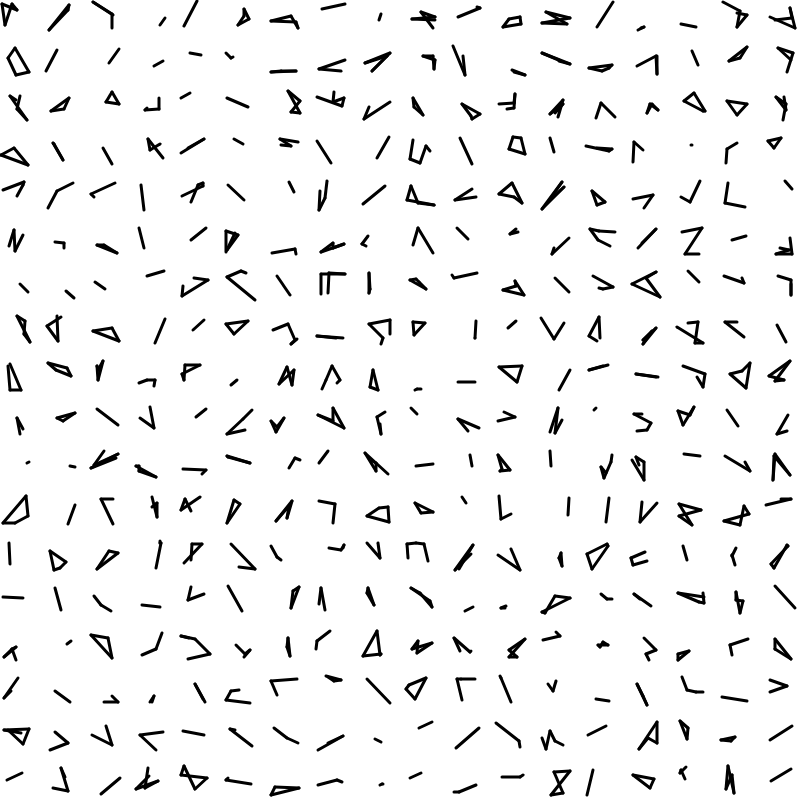
Frame 1 (no input)
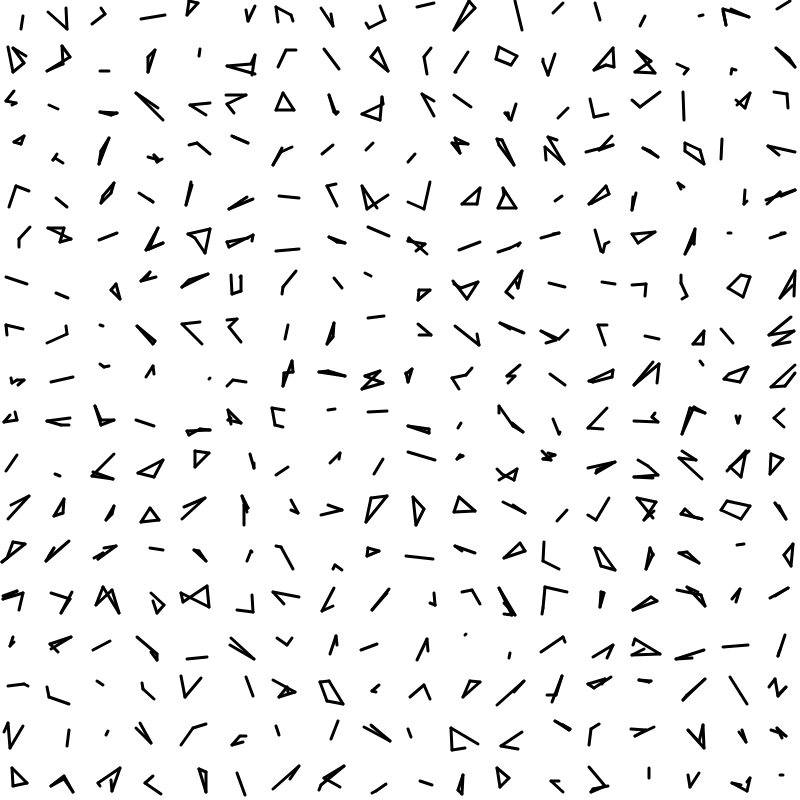
Frame 2 (the mouse pressed at the canvas centre, redrawn once)

The p5.js sketch that drew these frames (run headless with seeded random() and noise() and a simulated clock; the mouse was pressed at the canvas centre and the sketch redrawn once):

// p5.js sketch
// ── sketch.js
var canvasSize = screen.width;

var miniCanvasSize = 30;
var padding = 15;

function setup() {
  createCanvas(canvasSize, canvasSize);
  noLoop();
}

//draw single random line in each square
function lineArt1(xPos, yPos) {
  var startingXPos = Math.floor(Math.random() * miniCanvasSize + 1) + xPos;
  var startingYPos = Math.floor(Math.random() * miniCanvasSize + 1) + yPos;

  var endingXPos = Math.floor(Math.random() * miniCanvasSize + 1) + xPos;
  var endingYPos = Math.floor(Math.random() * miniCanvasSize + 1) + yPos;

  strokeWeight(3);
  line(startingXPos, startingYPos, endingXPos, endingYPos);
}

//helper
function recursiveDraw(
  initX,
  initY,
  startingXPos,
  startingYPos,
  numberOfLines,
  xOffset,
  yOffset,
  desireToCloseShape
) {
  var endingXPos = Math.floor(Math.random() * miniCanvasSize + 1) + xOffset;
  var endingYPos = Math.floor(Math.random() * miniCanvasSize + 1) + yOffset;

  strokeWeight(3);
  line(startingXPos, startingYPos, endingXPos, endingYPos);

  numberOfLines--;
  if (desireToCloseShape && numberOfLines == 1) {
    //final line
    line(endingXPos, endingYPos, initX, initY);
  } else if (numberOfLines > 0) {
    recursiveDraw(
      initX,
      initY,
      endingXPos,
      endingYPos,
      numberOfLines,
      xOffset,
      yOffset,
      desireToCloseShape
    );
  }
}

//random ability to continue the segment in a new direction
function lineArt2(xOffset, yOffset) {
  var numberOfLines = Math.floor(Math.random() * 3) + 1;
  var startingXPos = Math.floor(Math.random() * miniCanvasSize + 1) + xOffset;
  var startingYPos = Math.floor(Math.random() * miniCanvasSize + 1) + yOffset;

  recursiveDraw(
    startingXPos,
    startingYPos,
    startingXPos,
    startingYPos,
    numberOfLines,
    xOffset,
    yOffset,
    0
  );
}

var maxLines = 4;
var maxLinesToggle = true;

//add desire to close the lines and create a full shape
function lineArt3(xOffset, yOffset) {
  var numberOfLines = Math.floor(Math.random() * maxLines) + 1;
  var desireToCloseShape = 0;
  if (numberOfLines >= 3) {
    desireToCloseShape = Math.floor(Math.random() * 2);
  }
  var startingXPos = Math.floor(Math.random() * miniCanvasSize + 1) + xOffset;
  var startingYPos = Math.floor(Math.random() * miniCanvasSize + 1) + yOffset;

  recursiveDraw(
    startingXPos,
    startingYPos,
    startingXPos,
    startingYPos,
    numberOfLines,
    xOffset,
    yOffset,
    desireToCloseShape
  );
}

function draw() {
  var x = 0;
  var y = 0;

  clear();

  for (var xPos = 0; xPos < canvasSize / (miniCanvasSize + padding); xPos++) {
    for (var yPos = 0; yPos < canvasSize / (miniCanvasSize + padding); yPos++) {
      var xToSend = xPos * (miniCanvasSize + padding);
      var yToSend = yPos * (miniCanvasSize + padding);
      lineArt3(xToSend, yToSend);
    }
  }

  //   setTimeout(() => {
  //     draw();
  //     maxLines++;
  //   }, Math.random() * 750);
}

// ── sketch2.js
var canvasWidth = screen.width;
var canvasHeight = screen.height;

var miniCanvasSize = 100;
var padding = 10;

var maxLines = 10;

var allData = [];

function generateArt(xOffset, yOffset) {
  var numberOfLines = Math.floor(Math.random() * maxLines) + 1;
  var desireToCloseShape = 0;
  if (numberOfLines >= 3) {
    desireToCloseShape = Math.floor(Math.random() * 2);
  }

  var tempPointsCollection = [];
  for (var numLines = 0; numLines < numberOfLines + 1; numLines++) {
    var randomX = 0;
    var randomY = 0;
    if (desireToCloseShape && numLines == numberOfLines) {
      //make last one the first one if desireToClose
      randomX = tempPointsCollection[0].x;
      randomY = tempPointsCollection[0].y;
    } else {
      randomX = Math.floor(Math.random() * miniCanvasSize + 1) + xOffset;
      randomY = Math.floor(Math.random() * miniCanvasSize + 1) + yOffset;
    }
    tempPointsCollection.push({ x: randomX, y: randomY });
  }
  allData.push(tempPointsCollection);
}

function setup() {
  createCanvas(canvasWidth, canvasHeight);
  //   noLoop();
  strokeWeight(1);

  var x = 0;
  var y = 0;

  for (var xPos = 0; xPos < canvasWidth / (miniCanvasSize + padding); xPos++) {
    for (
      var yPos = 0;
      yPos < canvasHeight / (miniCanvasSize + padding);
      yPos++
    ) {
      var startX = xPos * (miniCanvasSize + padding);
      var startY = yPos * (miniCanvasSize + padding);
      generateArt(startX, startY);
    }
  }
}

function drawMiniCanvas(points) {
  //draw lines!
  if (points[iterationRound + 1]) {
    line(
      points[iterationRound].x,
      points[iterationRound].y,
      lerp(points[iterationRound].x, points[iterationRound + 1].x, step),
      lerp(points[iterationRound].y, points[iterationRound + 1].y, step)
    );

    //does weird curve thing!
    // noFill();
    // curve(
    //   randomX1,
    //   randomY1,
    //   points[iterationRound].x,
    //   points[iterationRound].y,
    //   lerp(points[iterationRound].x, points[iterationRound + 1].x, step),
    //   lerp(points[iterationRound].y, points[iterationRound + 1].y, step),
    //   randomX2,
    //   randomY2
    // );
  }
}

var step = 0;
var iterationRound = 0;

//only used for curves
var randomX1 = 0;
var randomX2 = 0;
var randomY1 = 0;
var randomY2 = 0;

function draw() {
  for (var i = 0; i < allData.length; i++) {
    drawMiniCanvas(allData[i]);
  }

  if (step < 1) {
    step += 0.02;
  } else if (iterationRound < maxLines) {
    step = 0;
    iterationRound++;

    //only used for curves
    // randomX1 = Math.floor(Math.random() * canvasWidth);
    // randomY1 = Math.floor(Math.random() * canvasHeight);
    // randomX2 = Math.floor(Math.random() * canvasWidth);
    // randomY2 = Math.floor(Math.random() * canvasHeight);
  }
}

// ── sketch3.js
var canvasWidth = screen.width;
var canvasHeight = screen.height;

var miniCanvasSize = 60;
var padding = 15;

var maxLines = 6;

var allData = [];

function generateArt(xOffset, yOffset) {
  var numberOfLines = Math.floor(Math.random() * maxLines) + 1;
  var desireToCloseShape = 0;
  if (numberOfLines >= 3) {
    // desireToCloseShape = Math.floor(Math.random() * 2);
    desireToCloseShape = 1;
  }

  var tempPointsCollection = [];
  for (var numLines = 0; numLines < numberOfLines + 1; numLines++) {
    var randomX = 0;
    var randomY = 0;
    if (desireToCloseShape && numLines == numberOfLines) {
      //make last one the first one if desireToClose
      randomX = tempPointsCollection[0].x;
      randomY = tempPointsCollection[0].y;
    } else {
      randomX = Math.floor(Math.random() * miniCanvasSize + 1) + xOffset;
      randomY = Math.floor(Math.random() * miniCanvasSize + 1) + yOffset;
    }
    tempPointsCollection.push({ x: randomX, y: randomY });
  }
  allData.push(tempPointsCollection);
}

function setup() {
  frameRate(60);
  createCanvas(canvasWidth, canvasHeight);
  //   noLoop();
  strokeWeight(2);

  var x = 0;
  var y = 0;

  for (var yPos = 0; yPos < canvasHeight / (miniCanvasSize + padding); yPos++) {
    for (
      var xPos = 0;
      xPos < canvasWidth / (miniCanvasSize + padding);
      xPos++
    ) {
      var startX = xPos * (miniCanvasSize + padding);
      var startY = yPos * (miniCanvasSize + padding);
      generateArt(startX, startY);
    }
  }
}

function drawMiniCanvas(points) {
  line(
    points[iterationRound].x,
    points[iterationRound].y,
    lerp(points[iterationRound].x, points[iterationRound + 1].x, step),
    lerp(points[iterationRound].y, points[iterationRound + 1].y, step)
  );
}

var step = 0;
let stepSpeed = 0.5;
var iterationRound = 0;
var newRandom = 0.1;

var miniCanvasCounter = 0;

function draw() {
  drawMiniCanvas(allData[miniCanvasCounter]);

  if (step < 1) {
    // step += stepSpeed;
    if (step % 0.1 == 0) {
      newRandom = Math.random() * 0.1 + 0.01;
    }
    step += newRandom;
  } else {
    if (iterationRound + 2 < allData[miniCanvasCounter].length) {
      iterationRound++;
      step = 0;
    } else {
      //move onto next canvas
      drawCircle();
      iterationRound = 0;
      miniCanvasCounter++;
      step = 0;
    }
  }
}

// ── sketch4.js
var canvasWidth = screen.width;
var canvasHeight = screen.height;

var miniCanvasSize = 50;
var padding = 40;

var emotions = [
  "confused?",
  "loving?",
  "happy?",
  "sad?",
  "surprised?",
  "mad?",
  "disgusted?",
  "curious?",
  "embarassed?"
];

function setup() {
  frameRate(60);
  noLoop();
  createCanvas(canvasWidth, canvasHeight);
}

function createEyebrow(x0, y0) {
  //left eyebrow
  var x1 = x0 + Math.floor((Math.random() * miniCanvasSize) / 4);
  var x2 =
    x0 + Math.floor((Math.random() * miniCanvasSize) / 4) + miniCanvasSize / 4;
  var y1 = y0 + Math.floor((Math.random() * miniCanvasSize) / 6);
  var y2 =
    y0 + Math.floor((Math.random() * miniCanvasSize) / 6 + miniCanvasSize / 6);

  //right eyebrow
  var x3 =
    x0 + Math.floor((Math.random() * miniCanvasSize) / 4) + miniCanvasSize / 2;
  var x4 =
    x0 +
    Math.floor((Math.random() * miniCanvasSize) / 4) +
    (3 * miniCanvasSize) / 4;
  var y3 = y0 + Math.floor((Math.random() * miniCanvasSize) / 6);
  var y4 =
    y0 + Math.floor((Math.random() * miniCanvasSize) / 6 + miniCanvasSize / 6);

  strokeWeight(Math.floor(miniCanvasSize / 15));

  //randomize up or down slope
  if (Math.random() > 0.5) {
    line(x1, y1, x2, y2);
  } else {
    line(x1, y2, x2, y1);
  }
  if (Math.random() > 0.5) {
    line(x3, y3, x4, y4);
  } else {
    line(x3, y4, x4, y3);
  }
}

function createEyes(x0, y0) {
  var y =
    y0 + Math.floor((Math.random() * miniCanvasSize) / 3) + miniCanvasSize / 3;
  //left eye
  var x1 =
    x0 + Math.floor((Math.random() * miniCanvasSize) / 4) + miniCanvasSize / 8;
  var r1 =
    Math.floor((Math.random() * miniCanvasSize) / 4) + miniCanvasSize / 8;
  //right eye
  var x2 =
    x0 +
    Math.floor((Math.random() * miniCanvasSize) / 4) +
    (5 * miniCanvasSize) / 8;
  var r2 =
    Math.floor((Math.random() * miniCanvasSize) / 4) + miniCanvasSize / 8;

  strokeWeight(Math.floor(miniCanvasSize / 15));
  circle(x1, y, r1);
  circle(x2, y, r2);
}

function createRoundMouth(x0, y0) {
  var x =
    x0 + Math.floor((Math.random() * miniCanvasSize) / 8) + miniCanvasSize / 4;
  var y =
    y0 +
    Math.floor((Math.random() * miniCanvasSize) / 3) +
    (5 * miniCanvasSize) / 6;
  var r =
    Math.floor((Math.random() * miniCanvasSize) / 6) + miniCanvasSize / 12;

  var p1 = Math.floor(Math.random() * Math.PI * 2);
  var p2 = Math.floor(Math.random() * Math.PI * (3 / 4));

  //randomize smile or frown mouths
  if (Math.random() > 0.5) {
    arc(x, y, r, r, p1, p2);
  } else {
    arc(x, y, r, r, p2, p1);
  }
}

function createLineMouth(x0, y0) {
  var x1 = x0 + Math.floor((Math.random() * miniCanvasSize) / 4);
  var x2 =
    x0 + Math.floor((Math.random() * miniCanvasSize) / 4) + miniCanvasSize / 4;
  var y1 =
    y0 +
    Math.floor((Math.random() * miniCanvasSize) / 3) +
    (2 * miniCanvasSize) / 3;
  var y2 =
    y0 +
    Math.floor((Math.random() * miniCanvasSize) / 3) +
    (2 * miniCanvasSize) / 3;

  strokeWeight(Math.floor(miniCanvasSize / 15));
  line(x1, y1, x2, y2);
}

function writeWord(x0, y0) {
  textSize(12);
  text(
    emotions[Math.floor(Math.random() * emotions.length)],
    x0,
    y0 + miniCanvasSize * (9 / 6)
  );
}

function draw() {
  for (var yPos = 0; yPos < canvasHeight / (miniCanvasSize + padding); yPos++) {
    for (
      var xPos = 0;
      xPos < canvasWidth / (miniCanvasSize + padding);
      xPos++
    ) {
      var startX = xPos * (miniCanvasSize + padding);
      var startY = yPos * (miniCanvasSize + padding);
      createEyebrow(startX, startY);
      createEyes(startX, startY);
      if (Math.random() > 0.2) {
        createRoundMouth(startX, startY);
      } else {
        createLineMouth(startX, startY);
      }
      //   writeWord(startX, startY);
    }
  }
}

// ── slowdraw.html
<!DOCTYPE html>
<html lang="en">
  <head>
    <meta charset="UTF-8" />
    <meta name="viewport" content="width=device-width, initial-scale=1.0" />
    <meta http-equiv="X-UA-Compatible" content="ie=edge" />
    <title>Document</title>
    <script src="https://cdn.jsdelivr.net/npm/p5@0.10.2/lib/p5.js"></script>
    <script src="sketch3.js"></script>
  </head>
  <body></body>
</html>
